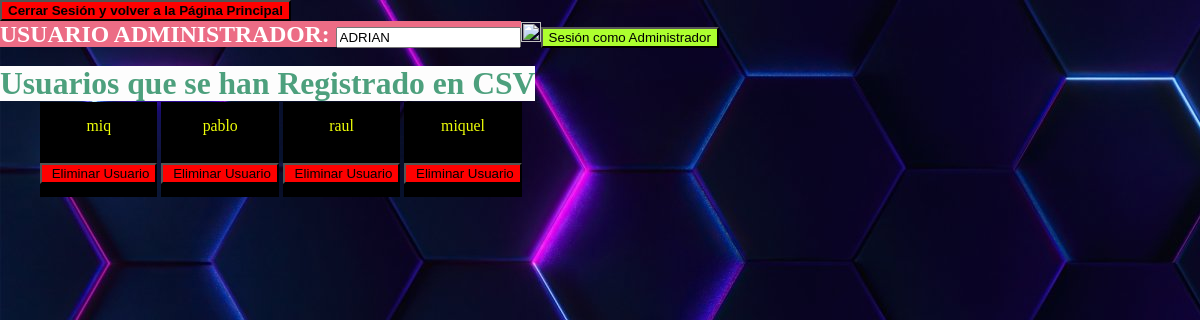
Before: /CSV/add with the older database file.
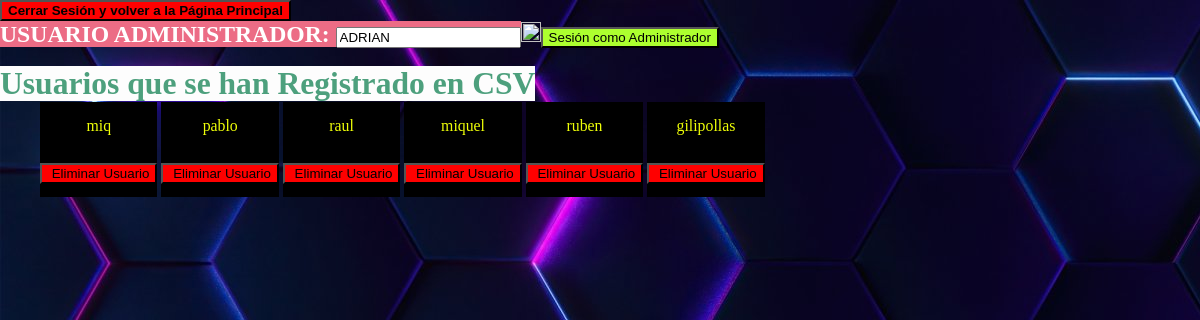
After: the same page with the newer database file.
### CSV/models.py (models this page shows)
class Users(models.Model):
    Usuario = models.CharField(max_length=255,unique=True)
    Password = models.CharField(max_length=50)

### CSV/views.py (the view)
# urls.py: path("add", views.add, name="add" ),
def add(request):
        lista = ["ADRIAN","adrian"]
        usuarios = Users.objects.exclude(Usuario__in = lista)
        print(usuarios)
        return render(request, "CSV/add.html", {
            "usuarios": usuarios
        })

### CSV/templates/CSV/add.html (shortened to what this page needs)
{% extends "CSV/layout.html" %}
{% block body %}
<button style="background-color:red;align-items: right;"><a id="dos" href="index.html"
    style="text-decoration:none;color:black;background-color: red;text-align: right;line-height: 50%;"><b>Cerrar Sesión y volver a la Página
        Principal</b></a></button>
<form action="{% url 'CSV:login' %}" method="POST">
    <h2 style="color: white; background-color: rgb(236, 108, 133);display:inline;text-align: center;">USUARIO ADMINISTRADOR: <input readonly type="text" name="usuario" value="ADRIAN"></h2><img src="https://e7.pngegg.com/pngimages/420/4/png-clipart-login-computer-icons-login-button-miscellaneous-angle.png" width="20" height="20"><input type="submit" style="background-color: greenyellow;" value="Sesión como Administrador">
    <br>
    <br>
    <h1 class="clase">Usuarios que se han Registrado en CSV</h1>
    <br>
</form>
    <ol>
            {% for u in usuarios %}
            <li style="display:inline-block;flex-wrap:nowrap;background-color: black;text-align: center;">
                {{ u.Usuario }}
                <form action="{% url 'CSV:borrar' %}" method="POST">
                    <input readonly hidden type="text" name="usuario" value="{{ u.Usuario }}"><input type="submit" style="background-color: red;" value=" Eliminar Usuario">
                    </form>
            </li>
            {% endfor %}
    </ol>
{% endblock %}

Changed rows visible on the page:
added Users: Usuario "ruben"
added Users: Usuario "gilipollas"
